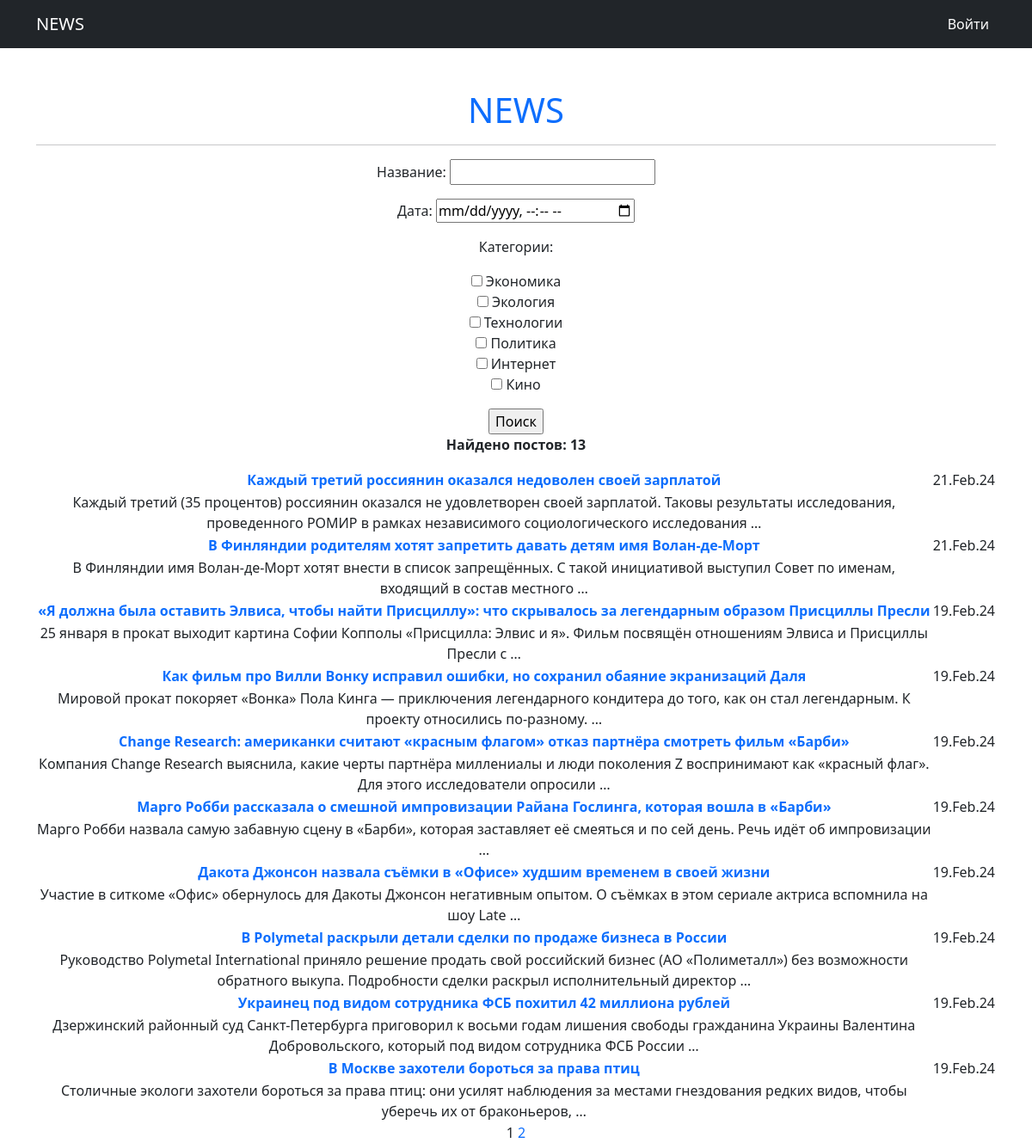
The page /news/search/ on the database as committed earlier.
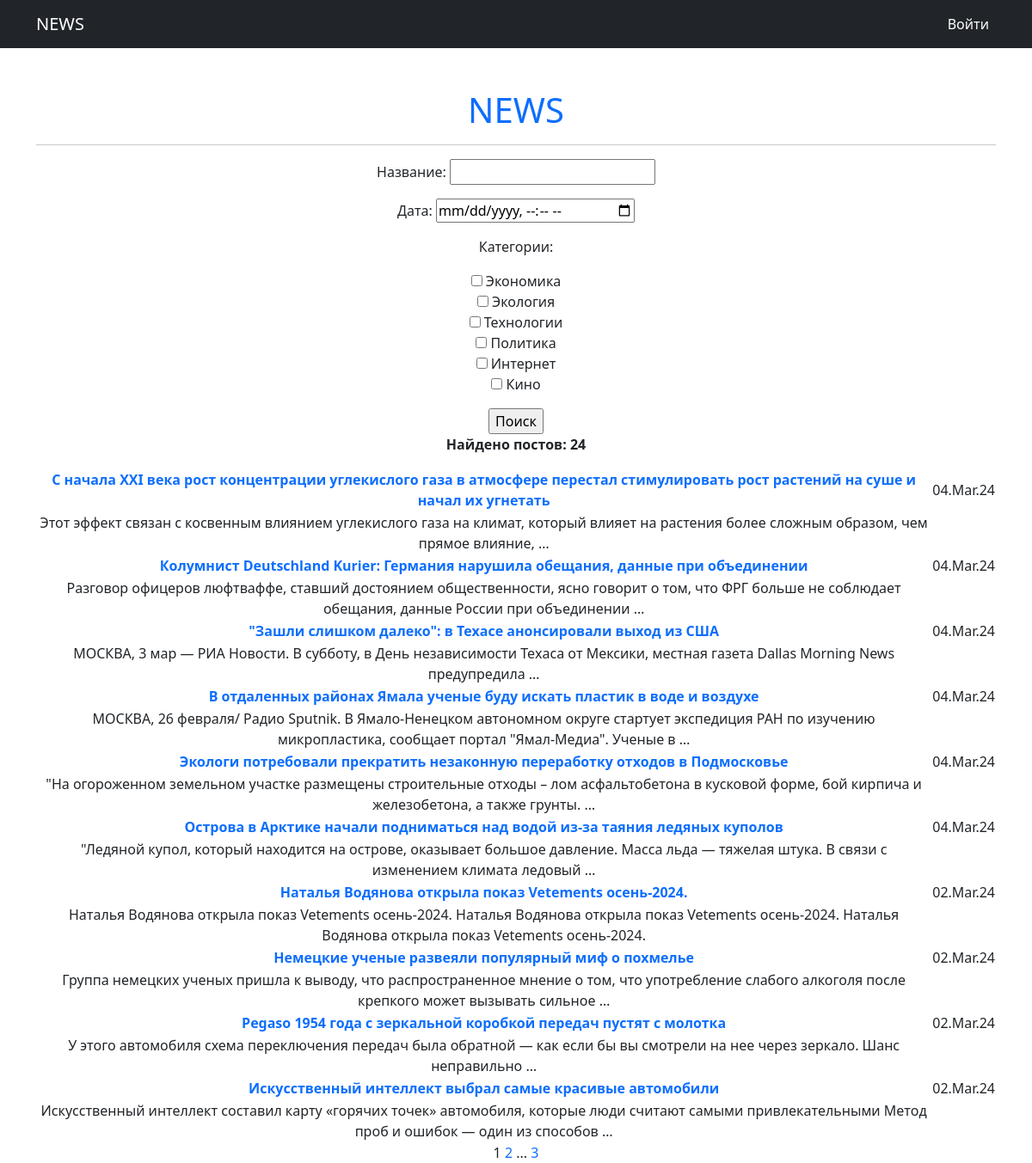
The same page on the database as committed later.
### news/models.py (models this page shows, shortened)
class Post(models.Model):
    articlePost = 'A'
    newsPost = 'N'
    TYPES = [
        (articlePost, 'Статья'),
        (newsPost, 'Новость')
    ]
    typePost = models.CharField(max_length=2, choices=TYPES, default=newsPost)
    dataPost = models.DateTimeField(auto_now_add=True)
    namePost = models.CharField(max_length=255)
    textPost = models.TextField()
    ratingPost = models.IntegerField(default=0)
    author = models.ForeignKey(Author, on_delete=models.CASCADE)
    category = models.ManyToManyField(Category, through='PostCategory')

### news/views.py (the view)
# urls.py: path('search/', cache_page(60)(PostSearch.as_view()), name='search_results'),
class PostSearch(ListView):
    model = Post
    ordering = '-dataPost'
    template_name = 'news_search.html'
    context_object_name = 'news_search'
    paginate_by = 10
    def get_queryset(self):
        queryset = super().get_queryset()
        self.filterset = PostFilter(self.request.GET, queryset)
        return self.filterset.qs
    def get_context_data(self, **kwargs):
        context = super().get_context_data()
        context['filterset'] = self.filterset
        context['filter_post'] = self.filterset.qs.count()
        return context

### news/models.py (called while the page is built)
    def __str__(self):
        return self.subject

### news/templatetags/custom_filters.py (called while the page is built)
@register.filter()
def censor(value):
    if isinstance(value, str):
        for i in CENSOR_WORDS:
            value = value.replace(i[1:], '*' * len(i[1:]))
        return value
    else:
        raise ValueError('Переменная не строкового типа сорри')

### news/templatetags/custom_tags.py (called while the page is built)
@register.simple_tag(takes_context=True)
def url_replace(context, **kwargs):
    d = context['request'].GET.copy()
    for k, v in kwargs.items():
        d[k] = v
    return d.urlencode()

### templates/news_search.html (shortened to what this page needs)
{% extends 'flatpages/default.html' %}
{% load custom_filters %}
{% load custom_tags %}
{% block content %}
    <form action="" method="get">
        {{ filterset.form.as_p }}
        <input type="submit" value="Поиск">
    </form>
    {% if news_search %}
    <b><p>Найдено постов: {{ filter_post }}</p></b>
        <table>
            {% for newlist in news_search %}
            <tr>
                <td>
                    <a href="{{ newlist.pk }}">
                    <b>{{ newlist.namePost|censor }}</b></a>
                </td>
                <td>
                    {{ newlist.dataPost|date:'d.M.y' }}
                </td>
            </tr>
            <tr>
                <td>
                    {{ newlist.textPost|truncatewords:20|censor }}
                </td>
            </tr>
            {% endfor %}
        </table>
    {% else %}
        <h2>Постов нет :(</h2>
    {% endif %}
    {{ page_obj.number }}
    {% if page_obj.has_next %}
        <a href="?{% url_replace page=page_obj.next_page_number %}">{{page_obj.next_page_number}}</a>
        {% if page_obj.next_page_number != paginator.num_pages %}
            ...
            <a href="?{% url_replace page=page_obj.paginator.num_pages %}">{{page_obj.paginator.num_pages}}</a>
        {% endif %}
    {% endif %}
{% endblock content %}

Rows that differ between the two databases and show on the page:
no longer on this page (row unchanged): Post: namePost|censor "Каждый третий россиянин оказался недоволен своей зарплатой", dataPost "21.Feb.24", textPost|censor "Каждый третий (35 процентов) россиянин оказался не удовлетворен своей зарплатой. Таковы результаты исследования, проведенного РОМИР в рамках независимого социологического исследования …"
no longer on this page (row unchanged): Post: namePost|censor "В Финляндии родителям хотят запретить давать детям имя Волан-де-Морт", dataPost "21.Feb.24", textPost|censor "В Финляндии имя Волан-де-Морт хотят внести в список запрещённых. С такой инициативой выступил Совет по именам, входящий в состав местного …"
no longer on this page (row unchanged): Post: namePost|censor "«Я должна была оставить Элвиса, чтобы найти Присциллу»: что скрывалось за легендарным образом Присциллы Пресли", dataPost "19.Feb.24", textPost|censor "25 января в прокат выходит картина Софии Копполы «Присцилла: Элвис и я». Фильм посвящён отношениям Элвиса и Присциллы Пресли с …"
no longer on this page (row unchanged): Post: namePost|censor "Как фильм про Вилли Вонку исправил ошибки, но сохранил обаяние экранизаций Даля", dataPost "19.Feb.24", textPost|censor "Мировой прокат покоряет «Вонка» Пола Кинга — приключения легендарного кондитера до того, как он стал легендарным. К проекту относились по-разному. …"
no longer on this page (row unchanged): Post: namePost|censor "Change Research: американки считают «красным флагом» отказ партнёра смотреть фильм «Барби»", dataPost "19.Feb.24", textPost|censor "Компания Change Research выяснила, какие черты партнёра миллениалы и люди поколения Z воспринимают как «красный флаг». Для этого исследователи опросили …"
no longer on this page (row unchanged): Post: namePost|censor "Марго Робби рассказала о смешной импровизации Райана Гослинга, которая вошла в «Барби»", dataPost "19.Feb.24", textPost|censor "Марго Робби назвала самую забавную сцену в «Барби», которая заставляет её смеяться и по сей день. Речь идёт об импровизации …"
no longer on this page (row unchanged): Post: namePost|censor "Дакота Джонсон назвала съёмки в «Офисе» худшим временем в своей жизни", dataPost "19.Feb.24", textPost|censor "Участие в ситкоме «Офис» обернулось для Дакоты Джонсон негативным опытом. О съёмках в этом сериале актриса вспомнила на шоу Late …"
no longer on this page (row unchanged): Post: namePost|censor "В Polymetal раскрыли детали сделки по продаже бизнеса в России", dataPost "19.Feb.24", textPost|censor "Руководство Polymetal International приняло решение продать свой российский бизнес (АО «Полиметалл») без возможности обратного выкупа. Подробности сделки раскрыл исполнительный директор …"
no longer on this page (row unchanged): Post: namePost|censor "Украинец под видом сотрудника ФСБ похитил 42 миллиона рублей", dataPost "19.Feb.24", textPost|censor "Дзержинский районный суд Санкт-Петербурга приговорил к восьми годам лишения свободы гражданина Украины Валентина Добровольского, который под видом сотрудника ФСБ России …"
no longer on this page (row unchanged): Post: namePost|censor "В Москве захотели бороться за права птиц", dataPost "19.Feb.24", textPost|censor "Столичные экологи захотели бороться за права птиц: они усилят наблюдения за местами гнездования редких видов, чтобы уберечь их от браконьеров, …"
added Post: namePost|censor "С начала XXI века рост концентрации углекислого газа в атмосфере перестал стимулировать рост растений на суше и начал их угнетать", dataPost "04.Mar.24", textPost|censor "Этот эффект связан с косвенным влиянием углекислого газа на климат, который влияет на растения более сложным образом, чем прямое влияние, …"
added Post: namePost|censor "Колумнист Deutschland Kurier: Германия нарушила обещания, данные при объединении", dataPost "04.Mar.24", textPost|censor "Разговор офицеров люфтваффе, ставший достоянием общественности, ясно говорит о том, что ФРГ больше не соблюдает обещания, данные России при объединении …"
added Post: namePost|censor "\"Зашли слишком далеко\": в Техасе анонсировали выход из США", dataPost "04.Mar.24", textPost|censor "МОСКВА, 3 мар — РИА Новости. В субботу, в День независимости Техаса от Мексики, местная газета Dallas Morning News предупредила …"
added Post: namePost|censor "В отдаленных районах Ямала ученые буду искать пластик в воде и воздухе", dataPost "04.Mar.24", textPost|censor "МОСКВА, 26 февраля/ Радио Sputnik. В Ямало-Ненецком автономном округе стартует экспедиция РАН по изучению микропластика, сообщает портал \"Ямал-Медиа\". Ученые в …"
added Post: namePost|censor "Экологи потребовали прекратить незаконную переработку отходов в Подмосковье", dataPost "04.Mar.24", textPost|censor "\"На огороженном земельном участке размещены строительные отходы – лом асфальтобетона в кусковой форме, бой кирпича и железобетона, а также грунты. …"
added Post: namePost|censor "Острова в Арктике начали подниматься над водой из-за таяния ледяных куполов", dataPost "04.Mar.24", textPost|censor "\"Ледяной купол, который находится на острове, оказывает большое давление. Масса льда — тяжелая штука. В связи с изменением климата ледовый …"
added Post: namePost|censor "Наталья Водянова открыла показ Vetements осень-2024.", dataPost "02.Mar.24", textPost|censor "Наталья Водянова открыла показ Vetements осень-2024. Наталья Водянова открыла показ Vetements осень-2024. Наталья Водянова открыла показ Vetements осень-2024."
added Post: namePost|censor "Немецкие ученые развеяли популярный миф о похмелье", dataPost "02.Mar.24", textPost|censor "Группа немецких ученых пришла к выводу, что распространенное мнение о том, что употребление слабого алкоголя после крепкого может вызывать сильное …"
added Post: namePost|censor "Pegaso 1954 года с зеркальной коробкой передач пустят с молотка", dataPost "02.Mar.24", textPost|censor "У этого автомобиля схема переключения передач была обратной — как если бы вы смотрели на нее через зеркало. Шанс неправильно …"
added Post: namePost|censor "Искусственный интеллект выбрал самые красивые автомобили", dataPost "02.Mar.24", textPost|censor "Искусственный интеллект составил карту «горячих точек» автомобиля, которые люди считают самыми привлекательными Метод проб и ошибок — один из способов …"
Other text that changed with them:
{{ filter_post }}: "13" → "24"
{{ page_obj.paginator.num_pages }}: (not shown) → "3"
